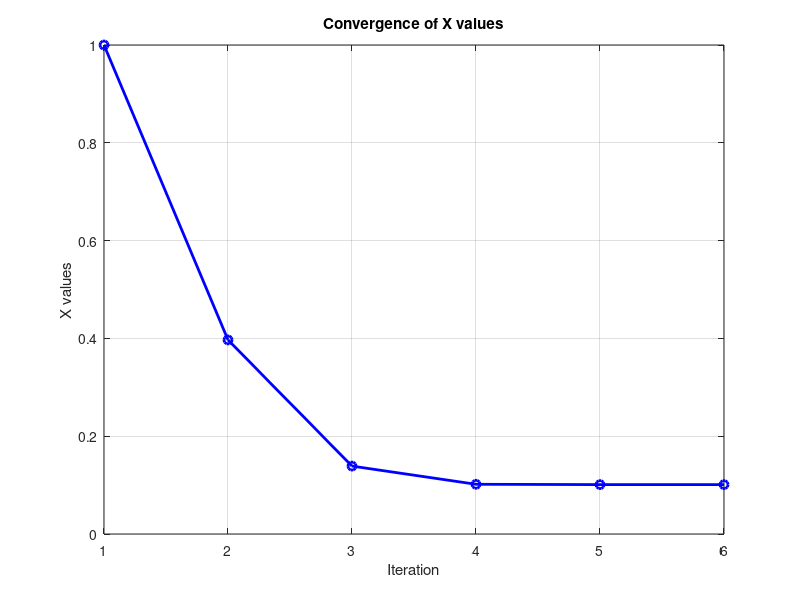
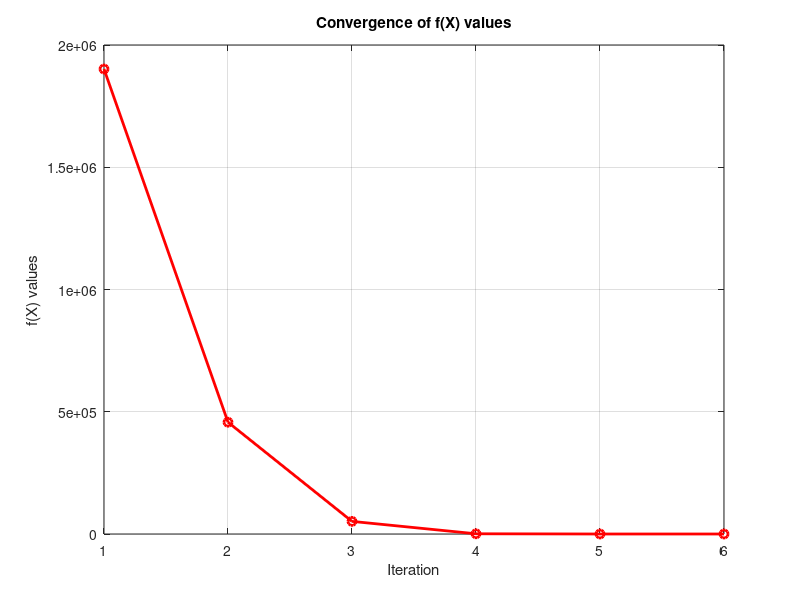
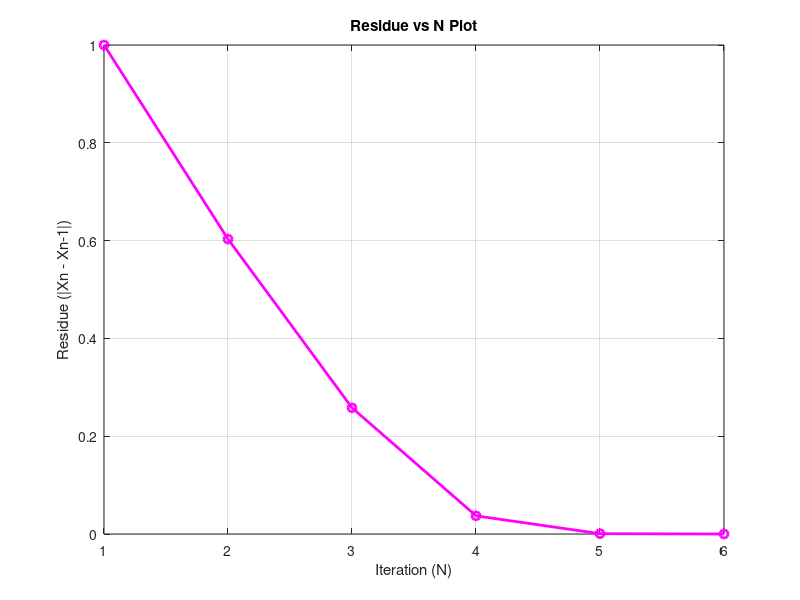
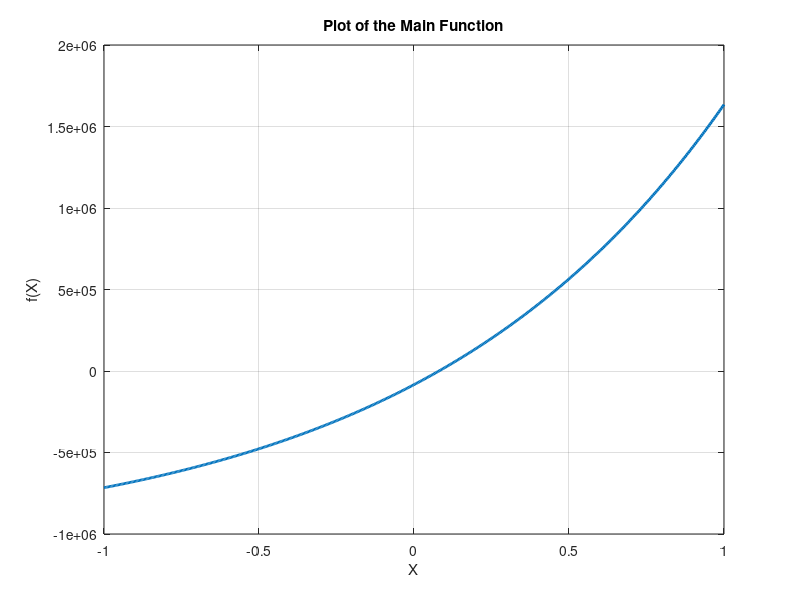

Write the MATLAB code that produced these figures, in order.
fq6 = @(x) 1000000*exp(x) + (435000*(exp(x)-1))/x - 1564000;
dfq6 = @(x) 1000000*exp(x) + 435000 * ((x*exp(x)- (exp(x)-1))/(x^2));
epsilon = 1e-6;
Nmax = 10000;
x = 1;
d = 1;
solution = fzero(fq6,1);

fprintf("Below Values are up to 8 decimal places\n");
fprintf("Iteration\tX\t\tf(x)\t\tActual Solution\t\tAbsolute Error\t\tResidue\n");

% Initialize arrays to store iteration data for plotting
x_values = zeros(1, Nmax);
fx_values = zeros(1, Nmax);
absolute_errors = zeros(1, Nmax);

while d <= Nmax
    c = fq6(x);
    dc = dfq6(x);
    
    % Store values for plotting
    x_values(d) = x;
    fx_values(d) = c;

    if abs(c) <= epsilon
        fprintf("%d\t\t%.8f\t%.8f\t%.8f\t%.8f\t\t%.8f\n", d, x, c, solution, abs(x -solution),abs(x-x_values(d-1)));
        fprintf("Approximate Solution comes out to be %.8f\n", x);
        break;
    end
    
    if(d==1)
        fprintf("%d\t\t%.8f\t%.8f\t%.8f\t%.8f\t\t%.8f\n", d, x, c, solution, abs(x -solution),abs(x));
        absolute_errors(d) = abs(x);
        x = x - c/dc;
        
    else

        fprintf("%d\t\t%.8f\t%.8f\t%.8f\t%.8f\t\t%.8f\n", d, x, c, solution, abs(x -solution),abs(x-x_values(d-1)));
        absolute_errors(d) = abs(x - x_values(d-1));
        x = x - c/dc;
       
    end

    d = d + 1;
end

if d == Nmax
    fprintf("For %d iterations, the solution does not converge up to the given error %f\n", Nmax, epsilon);
end

% Figure 1 Plotting the convergence of X values
figure;
plot(1:d, x_values(1:d), '-o', 'Color', 'b', 'LineWidth', 2);
title('Convergence of X values');
xlabel('Iteration');
ylabel('X values');
grid on;

% Figure 2 Plotting the convergence of f(X) values
figure;
plot(1:d, fx_values(1:d), '-o', 'Color', 'r', 'LineWidth', 2);
title('Convergence of f(X) values');
xlabel('Iteration');
ylabel('f(X) values');
grid on;

% Figure 3 Plotting the absolute error plot
figure;
plot(1:d, absolute_errors(1:d), '-o', 'Color', 'm', 'LineWidth', 2);
title('Residue vs N Plot');
xlabel('Iteration (N)');
ylabel('Residue (|Xn - Xn-1|)');
grid on;

% Figure 4 Plot of the main function
figure;
x = linspace(-1, 1, 500);
plot(x,1000000*exp(x) + (435000*(exp(x)-1))/x - 1564000,'LineWidth', 2);
title('Plot of the Main Function');
xlabel('X');
ylabel('f(X)');
grid on;




